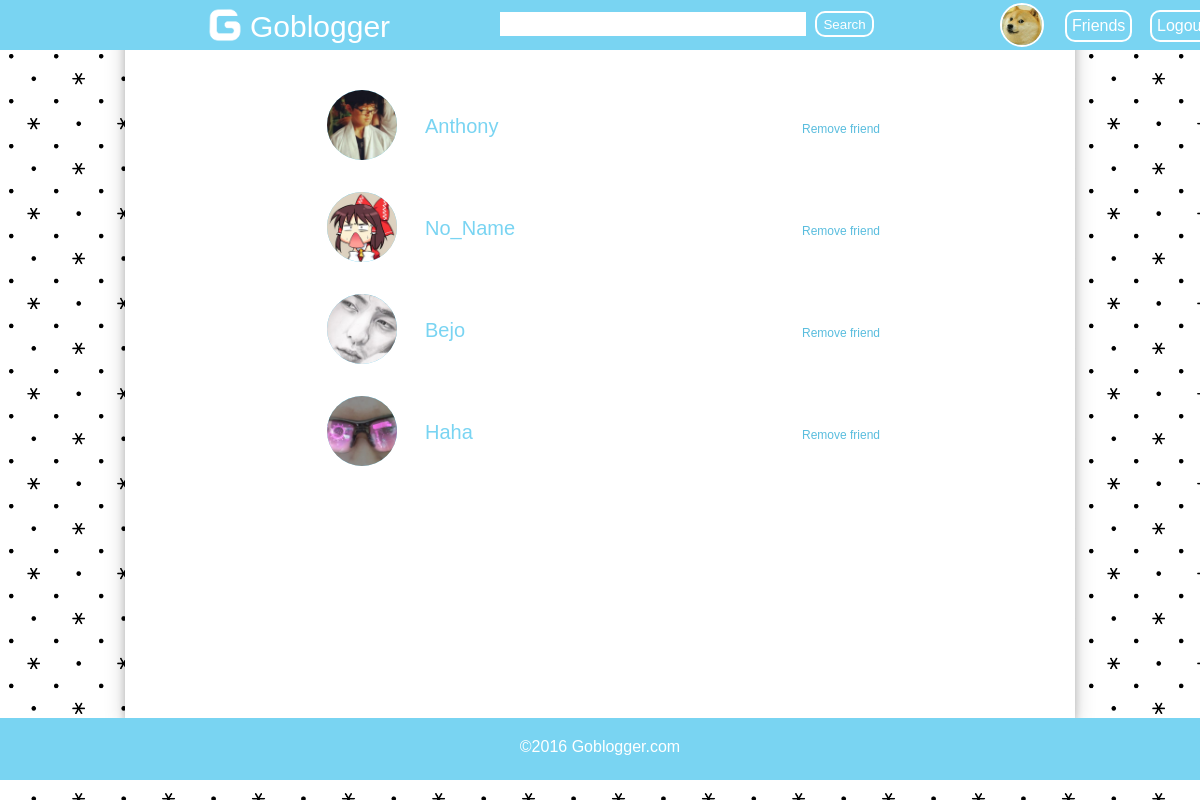
Page /friend.php (signed in) on the committed database.
### tables this page shows
CREATE TABLE `member` (
  `username` varchar(45) NOT NULL,
  `password` varchar(45) NOT NULL,
  `name` varchar(50) NOT NULL,
  `birthday` date NOT NULL,
  `email` varchar(50) NOT NULL,
  `gender` varchar(1) NOT NULL,
  `location` varchar(255) DEFAULT NULL,
  `occupation` varchar(255) DEFAULT NULL,
  `hobby` varchar(255) DEFAULT NULL,
  `profile_image` varchar(50) DEFAULT NULL,
  PRIMARY KEY (`username`)
);

CREATE TABLE `friend` (
  `username` varchar(45) NOT NULL,
  `username_friend` varchar(45) NOT NULL,
  KEY `FK_friend_1` (`username`),
  KEY `FK_friend_2` (`username_friend`),
  CONSTRAINT `FK_friend_1` FOREIGN KEY (`username`) REFERENCES `member` (`username`),
  CONSTRAINT `FK_friend_2` FOREIGN KEY (`username_friend`) REFERENCES `member` (`username`)
);

### friend.php (the view, shortened to what this page needs)
 <!DOCTYPE html>
<html>
<head>
</head>
<body>
	<div id="wrapper">
		<div id="header">
			<a href="main.php" style="text-decoration:none; margin-left:200px; margin-top:-100px">
				<img src="images/resources/logo_no_background.png" style="width:50px; height:50px;">
				<span style="color:white; font-size:30px; margin-top: 10px; position:absolute; width:100px;">Goblogger</span>
			</a>
			<form method="post" action="search.php"  id="searchform">
				<input type="text" name="name" id="field_search" style="height:20px;">
				<input type="submit" name="submit" value="Search" style="height:26px;" id="button_search">
			</form>
			<div id="sidebar">
				<?php
					$conn = konek_db();
					$logged_username = $_COOKIE['logged_in'];
					$query = $conn->prepare("select profile_image from member where username=?");
					$query->bind_param("s", $logged_username);
					$result = $query->execute();
					$rows = $query->get_result();
					while($row = $rows->fetch_array()){
						$profile_image = $row['profile_image'];
						if($profile_image != null && $profile_image != '')
							echo "<a href=\"profile.php?username=$logged_username\"><img src=\"images/thumbnail/$profile_image\"></a>";
						else
							echo "<a href=\"profile.php?username=$logged_username\"><img src=\"images/resources/default_profile.png\"></a>";
					}
				?>
				<a href="friend.php" class="side_text">Friends</a>
				<a href="logout.php" class="side_text" id="sidetext">Logout</a>
			</div>
		</div>
	</div>
	<div id="content">
		<?php
				$username_logged = $_COOKIE['logged_in'];
				$conn = konek_db();
				$query = $conn->prepare("select * from friend where username=?");
				$query->bind_param("s", $username_logged);
				$result = $query->execute();
				$res = $query->get_result();
				if($res->num_rows == 0){
					echo "<p style=\"margin-left:100px;\">You have not added any friend yet.</p>";
				}
				else{
					while ($row = $res->fetch_array()) {
						$friend = $row['username_friend'];
						$query_friend = $conn->prepare("select * from member where username=?");
						$query_friend->bind_param("s", $friend);
						$result_friend = $query_friend->execute();
						$res_friend = $query_friend->get_result();
						while ($row_friend = $res_friend->fetch_array()) {
							$name_friend = $row_friend['name'];
							$profile_image = $row_friend['profile_image'];
						}
						if($profile_image != null && $profile_image != '')
							echo "<a href=\"profile.php?username=$friend\" class=\"link_found\"><img src=\"images/thumbnail/$profile_image\" class=\"picture_found\"></a>";
						else
							echo "<a href=\"profile.php?username=$friend\" class=\"link_found\"><img src=\"images/resources/default_profile.png\" class=\"picture_found\"></a>";
						echo "<a href=\"profile.php?username=$friend\" class=\"name_found\">$name_friend</a><br><br><br>";
						echo "<a href=\"remove_friend.php?friend=$friend\" class=\"delete_friend\">Remove friend</a><br><br><br>";
					}
				}
			 ?>
	</div>
	<div id="footer">
		<p>&copy;2016 <a href="main.php" style="text-decoration:none; color:white;">Goblogger.com</a></p>
	</div>
</body>
</html>

### friend.php (style rules this page uses)
body { font-family: arial; background-image: url('images/resources/bg.png'); background-size: 30%; }
#header { margin-left:-8px; margin-top:-8px; width:100%; height:50px; background-color: #79D4F2; position:fixed; }
#footer { background-color: #79D4F2; height:50px; width:100%; margin-left: -8px; position:absolute; padding-bottom: 12px; }
#footer p { text-align: center; margin-top:20px; color:white; }
#searchform { margin-left: 500px; margin-top: -43px; }
#field_search { width:300px; border: 1px solid white; }
#button_search { margin-left: 5px; color:white; border: 2px solid white; background-color: #79D4F2; border-radius: 10px; transition: background-color 300ms; }
#sidebar img { width:40px; height:40px; margin-left: 1000px; margin-top: -34px; position: absolute; border: 2px solid white; border-radius: 25px; }
#content { margin: auto; padding-top: 80px; width:950px; min-height:600px; box-shadow: 0 4px 8px 0 rgba(0, 0, 0, 0.2), 0 6px 20px 0 rgba(0, 0, 0, 0.19); background-color: white; padding-bottom: 30px; height:600px; }
.side_text { text-decoration: none; color:white; position:absolute; margin-left:1065px; margin-top: -27px; border: 2px solid white; padding:5px; border-radius: 10px; transition: background-color 300ms; }
#sidetext { margin-left:1150px; }
.picture_found { width:70px; height:70px; background-color: #79D4F2; border: 2px solid white; border-radius: 40px; }
.name_found { text-decoration: none; font-size: 20px; color: #79D4F2; display: block; width:300px; margin-top: -51px; margin-left: 300px; }
.link_found { margin-left: 200px; }
.delete_friend { display: block; margin-top: -70px; margin-left: 677px; width:100px; text-decoration: none; font-size: 12px; color: #59BDDE; }

### rows in the picture
member: profile_image (picture)
friend: username_friend.profile_image (picture), username_friend.name "Anthony"
friend: username_friend.profile_image (picture), username_friend.name "No_Name"
friend: username_friend.profile_image (picture), username_friend.name "Bejo"
friend: username_friend.profile_image (picture), username_friend.name "Haha"
